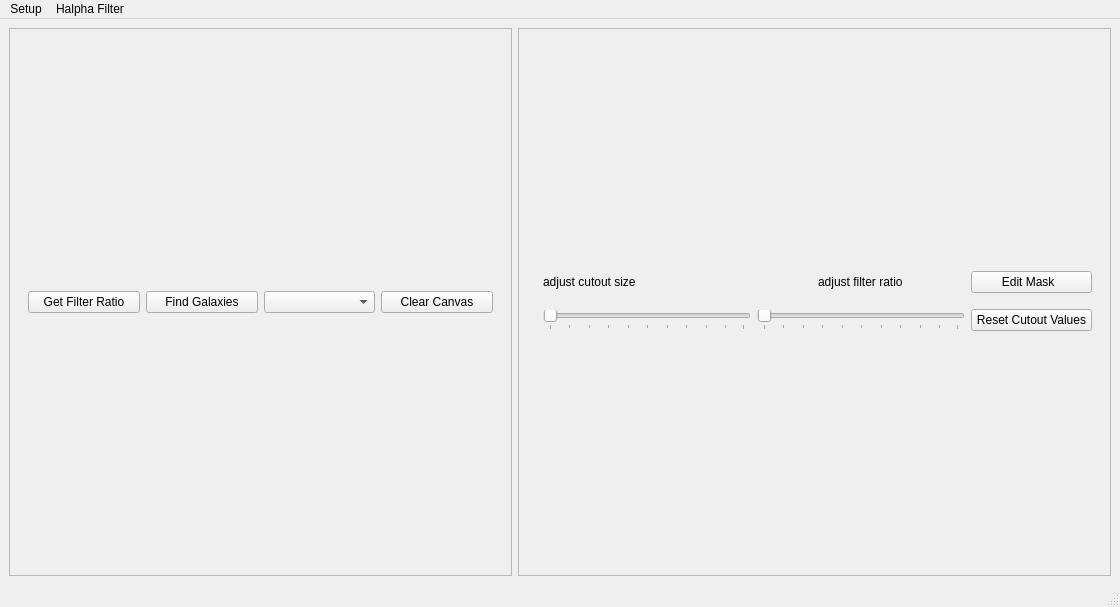
<?xml version="1.0" encoding="UTF-8"?>
<ui version="4.0">
 <class>MainWindow</class>
 <widget class="QMainWindow" name="MainWindow">
  <property name="geometry">
   <rect>
    <x>0</x>
    <y>0</y>
    <width>1120</width>
    <height>607</height>
   </rect>
  </property>
  <property name="windowTitle">
   <string>MainWindow</string>
  </property>
  <widget class="QWidget" name="centralwidget">
   <layout class="QHBoxLayout" name="horizontalLayout">
    <item>
     <widget class="QFrame" name="mainframe">
      <property name="minimumSize">
       <size>
        <width>503</width>
        <height>0</height>
       </size>
      </property>
      <property name="frameShape">
       <enum>QFrame::StyledPanel</enum>
      </property>
      <property name="frameShadow">
       <enum>QFrame::Raised</enum>
      </property>
      <layout class="QGridLayout" name="leftLayout" columnstretch="0">
       <item row="0" column="0">
        <widget class="QWidget" name="button_bar" native="true">
         <layout class="QGridLayout" name="buttonLayout">
          <item row="0" column="0">
           <widget class="QPushButton" name="wfratio">
            <property name="text">
             <string>Get Filter Ratio</string>
            </property>
           </widget>
          </item>
          <item row="0" column="2">
           <widget class="QComboBox" name="wgalid"/>
          </item>
          <item row="0" column="1">
           <widget class="QPushButton" name="wmark">
            <property name="text">
             <string>Find Galaxies</string>
            </property>
           </widget>
          </item>
          <item row="0" column="3">
           <widget class="QPushButton" name="wclear">
            <property name="text">
             <string>Clear Canvas</string>
            </property>
           </widget>
          </item>
         </layout>
        </widget>
       </item>
      </layout>
     </widget>
    </item>
    <item>
     <widget class="QFrame" name="rightFrame">
      <property name="frameShape">
       <enum>QFrame::StyledPanel</enum>
      </property>
      <property name="frameShadow">
       <enum>QFrame::Raised</enum>
      </property>
      <layout class="QGridLayout" name="gridLayout">
       <item row="2" column="1">
        <widget class="QWidget" name="rightButtons" native="true">
         <layout class="QGridLayout" name="gridLayout_4">
          <item row="0" column="0">
           <widget class="QLabel" name="cutoutSliderLabel">
            <property name="text">
             <string>adjust cutout size</string>
            </property>
           </widget>
          </item>
          <item row="2" column="0">
           <widget class="QSlider" name="cutoutSlider">
            <property name="orientation">
             <enum>Qt::Horizontal</enum>
            </property>
            <property name="tickPosition">
             <enum>QSlider::TicksBelow</enum>
            </property>
           </widget>
          </item>
          <item row="2" column="1">
           <widget class="QSlider" name="ratioSlider">
            <property name="mouseTracking">
             <bool>true</bool>
            </property>
            <property name="focusPolicy">
             <enum>Qt::NoFocus</enum>
            </property>
            <property name="orientation">
             <enum>Qt::Horizontal</enum>
            </property>
            <property name="tickPosition">
             <enum>QSlider::TicksBelow</enum>
            </property>
           </widget>
          </item>
          <item row="0" column="1" alignment="Qt::AlignHCenter">
           <widget class="QLabel" name="ratioSliderLabel">
            <property name="text">
             <string>adjust filter ratio</string>
            </property>
           </widget>
          </item>
          <item row="2" column="2">
           <widget class="QPushButton" name="resetButton">
            <property name="text">
             <string>Reset Cutout Values</string>
            </property>
           </widget>
          </item>
          <item row="0" column="2">
           <widget class="QPushButton" name="maskButton">
            <property name="text">
             <string>        Edit Mask          </string>
            </property>
           </widget>
          </item>
         </layout>
        </widget>
       </item>
       <item row="0" column="0">
        <widget class="QWidget" name="widget_6" native="true"/>
       </item>
       <item row="1" column="0">
        <widget class="QWidget" name="widget_7" native="true"/>
       </item>
       <item row="2" column="0">
        <widget class="QWidget" name="widget_8" native="true"/>
       </item>
       <item row="3" column="0">
        <widget class="QWidget" name="widget_9" native="true"/>
       </item>
       <item row="4" column="0">
        <widget class="QWidget" name="widget_10" native="true"/>
       </item>
       <item row="0" column="1" rowspan="2">
        <widget class="QWidget" name="cutouts" native="true">
         <layout class="QGridLayout" name="cutoutsLayout">
          <item row="0" column="0">
           <widget class="QWidget" name="tempWidget" native="true"/>
          </item>
         </layout>
        </widget>
       </item>
       <item row="3" column="1" rowspan="2">
        <widget class="QWidget" name="profiles" native="true">
         <layout class="QGridLayout" name="profilesLayout">
          <item row="0" column="0">
           <widget class="QWidget" name="widget_3" native="true"/>
          </item>
         </layout>
        </widget>
       </item>
      </layout>
     </widget>
    </item>
   </layout>
  </widget>
  <widget class="QStatusBar" name="statusbar"/>
  <widget class="QMenuBar" name="menubar">
   <property name="geometry">
    <rect>
     <x>0</x>
     <y>0</y>
     <width>1120</width>
     <height>22</height>
    </rect>
   </property>
   <widget class="QMenu" name="menuSetup">
    <property name="title">
     <string>Setup</string>
    </property>
    <addaction name="actionR_coadd"/>
    <addaction name="actionHa_coadd_2"/>
    <addaction name="actionNSA_catalog_path"/>
    <addaction name="separator"/>
    <addaction name="actionQuit_2"/>
   </widget>
   <widget class="QMenu" name="menuHalpha_Filter">
    <property name="title">
     <string>Halpha Filter</string>
    </property>
    <addaction name="actionhalpha4"/>
    <addaction name="actionhalpha8"/>
    <addaction name="actionhalpha12"/>
    <addaction name="actionhalpha16"/>
   </widget>
   <addaction name="menuSetup"/>
   <addaction name="menuHalpha_Filter"/>
  </widget>
  <action name="action_rcoadd">
   <property name="text">
    <string>R-band coadd</string>
   </property>
  </action>
  <action name="action_hacoadd">
   <property name="text">
    <string>Halpha coadd</string>
   </property>
  </action>
  <action name="actionQuit">
   <property name="text">
    <string>Quit</string>
   </property>
  </action>
  <action name="actionsave">
   <property name="text">
    <string>save</string>
   </property>
  </action>
  <action name="action_nsapath">
   <property name="text">
    <string>set_path</string>
   </property>
  </action>
  <action name="actionha4">
   <property name="text">
    <string>ha4</string>
   </property>
  </action>
  <action name="actionha8">
   <property name="text">
    <string>ha8</string>
   </property>
  </action>
  <action name="actionha12">
   <property name="text">
    <string>ha12</string>
   </property>
  </action>
  <action name="actionha16">
   <property name="text">
    <string>ha16</string>
   </property>
  </action>
  <action name="actionR_coadd">
   <property name="checkable">
    <bool>false</bool>
   </property>
   <property name="text">
    <string>R coadd path</string>
   </property>
   <property name="statusTip">
    <string>full path of R-band coadded image</string>
   </property>
  </action>
  <action name="actionHa_coadd">
   <property name="text">
    <string>Ha coadd path</string>
   </property>
   <property name="whatsThis">
    <string>full path to Halpha coadd image</string>
   </property>
  </action>
  <action name="actionHa_coadd_2">
   <property name="text">
    <string>Ha coadd path</string>
   </property>
   <property name="statusTip">
    <string>select Halpha coadded image</string>
   </property>
  </action>
  <action name="actionNSA_catalog_path">
   <property name="text">
    <string>NSA catalog path</string>
   </property>
  </action>
  <action name="actionQuit_2">
   <property name="text">
    <string>Quit</string>
   </property>
  </action>
  <action name="actionhalpha4">
   <property name="checkable">
    <bool>true</bool>
   </property>
   <property name="text">
    <string>halpha4</string>
   </property>
  </action>
  <action name="actionhalpha8">
   <property name="checkable">
    <bool>true</bool>
   </property>
   <property name="text">
    <string>halpha8</string>
   </property>
  </action>
  <action name="actionhalpha12">
   <property name="checkable">
    <bool>true</bool>
   </property>
   <property name="text">
    <string>halpha12</string>
   </property>
  </action>
  <action name="actionhalpha16">
   <property name="checkable">
    <bool>true</bool>
   </property>
   <property name="text">
    <string>halpha16</string>
   </property>
  </action>
 </widget>
 <resources/>
 <connections/>
</ui>
